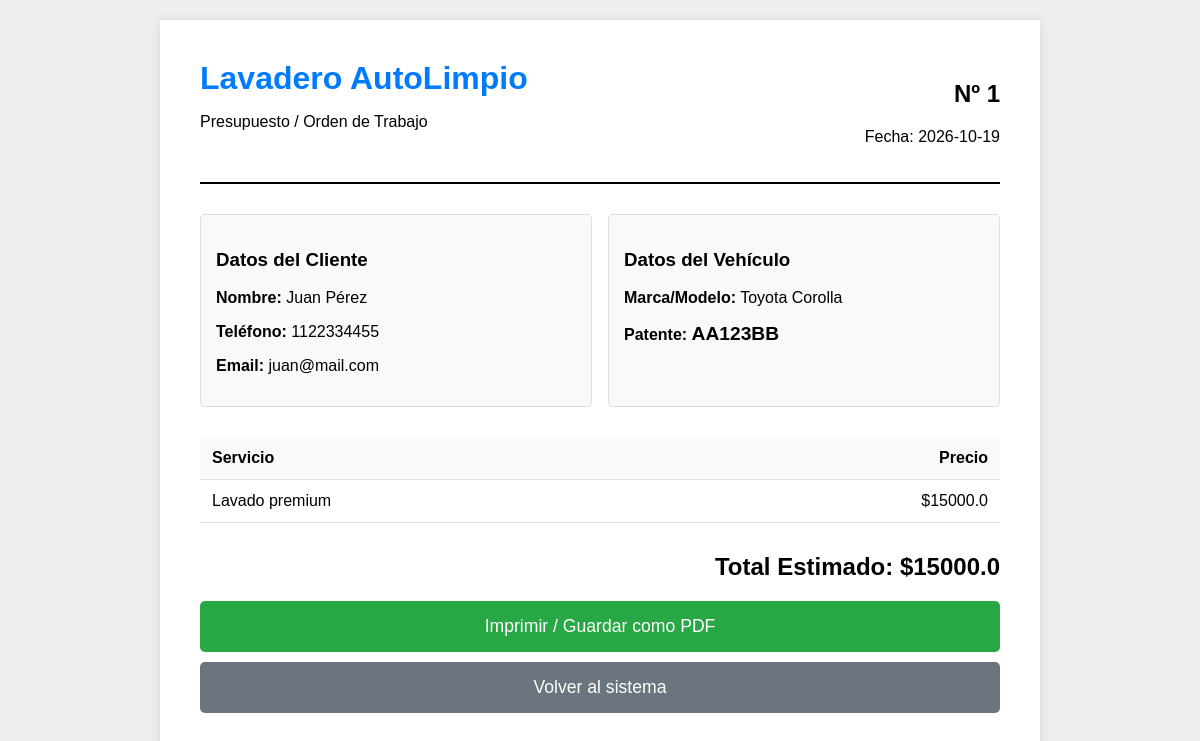
Page /presupuesto/1 (signed in) on the committed database.
### tables this page shows
CREATE TABLE configuracion (
        id INTEGER PRIMARY KEY AUTOINCREMENT,
        clave TEXT UNIQUE NOT NULL,
        valor TEXT NOT NULL
    );

CREATE TABLE presupuestos (
        id INTEGER PRIMARY KEY AUTOINCREMENT,
        cliente_id INTEGER NOT NULL,
        vehiculo_id INTEGER NOT NULL,
        total REAL NOT NULL,
        fecha TIMESTAMP DEFAULT CURRENT_TIMESTAMP,
        FOREIGN KEY (cliente_id) REFERENCES clientes(id),
        FOREIGN KEY (vehiculo_id) REFERENCES vehiculos(id)
    );

CREATE TABLE clientes (
        id INTEGER PRIMARY KEY AUTOINCREMENT,
        nombre TEXT NOT NULL,
        apellido TEXT NOT NULL,
        telefono TEXT NOT NULL,
        email TEXT,
        direccion TEXT,
        fecha_registro TIMESTAMP DEFAULT CURRENT_TIMESTAMP
    );

CREATE TABLE vehiculos (
        id INTEGER PRIMARY KEY AUTOINCREMENT,
        cliente_id INTEGER NOT NULL,
        marca TEXT NOT NULL,
        modelo TEXT NOT NULL,
        patente TEXT UNIQUE NOT NULL,
        tipo TEXT NOT NULL,
        FOREIGN KEY (cliente_id) REFERENCES clientes(id)
    );

CREATE TABLE presupuesto_detalle (
        id INTEGER PRIMARY KEY AUTOINCREMENT,
        presupuesto_id INTEGER NOT NULL,
        servicio_id INTEGER NOT NULL,
        precio REAL NOT NULL,
        FOREIGN KEY (presupuesto_id) REFERENCES presupuestos(id),
        FOREIGN KEY (servicio_id) REFERENCES servicios(id)
    );

CREATE TABLE servicios (
        id INTEGER PRIMARY KEY AUTOINCREMENT,
        nombre TEXT NOT NULL,
        descripcion TEXT,
        precio REAL NOT NULL,
        duracion INTEGER NOT NULL,
        estado INTEGER DEFAULT 1
    );

### app.py (the view)
@app.route('/presupuesto/<int:id>')
@login_required
def presupuesto_ver(id):
    conn = get_db()
    presupuesto = conn.execute('''
        SELECT p.*, c.nombre, c.apellido, c.telefono, c.email, v.marca, v.modelo, v.patente
        FROM presupuestos p
        JOIN clientes c ON p.cliente_id = c.id
        JOIN vehiculos v ON p.vehiculo_id = v.id
        WHERE p.id = ?
    ''', (id,)).fetchone()
    detalles = conn.execute('''
        SELECT pd.*, s.nombre as servicio_nombre
        FROM presupuesto_detalle pd
        JOIN servicios s ON pd.servicio_id = s.id
        WHERE pd.presupuesto_id = ?
    ''', (id,)).fetchall()
    config = conn.execute('SELECT * FROM configuracion').fetchall()
    config_dict = {row['clave']: row['valor'] for row in config}
    conn.close()
    return render_template('presupuesto_detalle.html', presupuesto=presupuesto, detalles=detalles, config=config_dict)

### app.py (called while the page is built)
def get_db():
    conn = sqlite3.connect(DB_PATH)
    conn.row_factory = sqlite3.Row
    return conn

def login_required(f):
    @wraps(f)
    def decorated_function(*args, **kwargs):
        if 'user_id' not in session:
            return redirect(url_for('login'))
        return f(*args, **kwargs)
    return decorated_function

### templates/presupuesto_detalle.html (shortened to what this page needs)
<!DOCTYPE html>
<html lang="es">
<head>
</head>
<body>
    <div class="receipt">
        <div class="header">
            <div class="header-left">
                <h1>{{ config.get('nombre_lavadero', 'AutoLimpio') }}</h1>
                <p>Presupuesto / Orden de Trabajo</p>
            </div>
            <div class="header-right">
                <h2>Nº {{ presupuesto.id }}</h2>
                <p>Fecha: {{ presupuesto.fecha[:10] }}</p>
            </div>
        </div>
        <div class="info-section">
            <div class="info-box">
                <h3>Datos del Cliente</h3>
                <p><strong>Nombre:</strong> {{ presupuesto.nombre }} {{ presupuesto.apellido }}</p>
                <p><strong>Teléfono:</strong> {{ presupuesto.telefono }}</p>
                <p><strong>Email:</strong> {{ presupuesto.email or 'N/A' }}</p>
            </div>
            <div class="info-box">
                <h3>Datos del Vehículo</h3>
                <p><strong>Marca/Modelo:</strong> {{ presupuesto.marca }} {{ presupuesto.modelo }}</p>
                <p><strong>Patente:</strong> <span style="font-size: 1.2rem; font-weight: bold;">{{ presupuesto.patente }}</span></p>
            </div>
        </div>
        <table>
            <thead>
                <tr>
                    <th>Servicio</th>
                    <th style="text-align: right;">Precio</th>
                </tr>
            </thead>
            <tbody>
                {% for d in detalles %}
                <tr>
                    <td>{{ d.servicio_nombre }}</td>
                    <td style="text-align: right;">${{ d.precio }}</td>
                </tr>
                {% endfor %}
            </tbody>
        </table>
        <div class="total-box">
            Total Estimado: ${{ presupuesto.total }}
        </div>
        <button class="btn-print" onclick="window.print()">Imprimir / Guardar como PDF</button>
        <a href="{{ url_for('presupuestos') }}" class="btn-back">Volver al sistema</a>
    </div>
</body>
</html>

### templates/presupuesto_detalle.html (style rules this page uses)
body { font-family: Arial, sans-serif; margin: 0; padding: 20px; background: #eee; }
.receipt { max-width: 800px; margin: 0 auto; background: #fff; padding: 40px; box-shadow: 0 0 10px rgba(0,0,0,0.1); }
.header { display: flex; justify-content: space-between; border-bottom: 2px solid #000; padding-bottom: 20px; margin-bottom: 30px; }
.header-left h1 { margin: 0 0 5px 0; color: #007bff; }
.header-right { text-align: right; }
.info-section { display: flex; justify-content: space-between; margin-bottom: 30px; }
.info-box { background: #f8f9fa; padding: 15px; border-radius: 5px; width: 45%; border: 1px solid #ddd; }
table { width: 100%; border-collapse: collapse; margin-bottom: 30px; }
th, td { padding: 12px; text-align: left; border-bottom: 1px solid #ddd; }
th { background-color: #f8f9fa; }
.total-box { text-align: right; font-size: 1.5rem; font-weight: bold; }
.btn-print { display: block; width: 100%; padding: 15px; background: #28a745; color: white; border: none; font-size: 1.1rem; cursor: pointer; margin-top: 20px; border-radius: 5px; }
.btn-back { display: block; width: 100%; padding: 15px; background: #6c757d; color: white; border: none; font-size: 1.1rem; cursor: pointer; margin-top: 10px; border-radius: 5px; text-align: center; text-decoration: none; box-sizing: border-box; }

### rows in the picture
configuracion: get "Lavadero AutoLimpio"
presupuestos: id "1", fecha "2026-10-19", total "15000.0"
clientes: nombre "Juan", apellido "Pérez", telefono "1122334455", email "juan@mail.com"
vehiculos: marca "Toyota", modelo "Corolla", patente "AA123BB"
presupuesto_detalle: servicio_nombre "Lavado premium", precio "15000.0"
